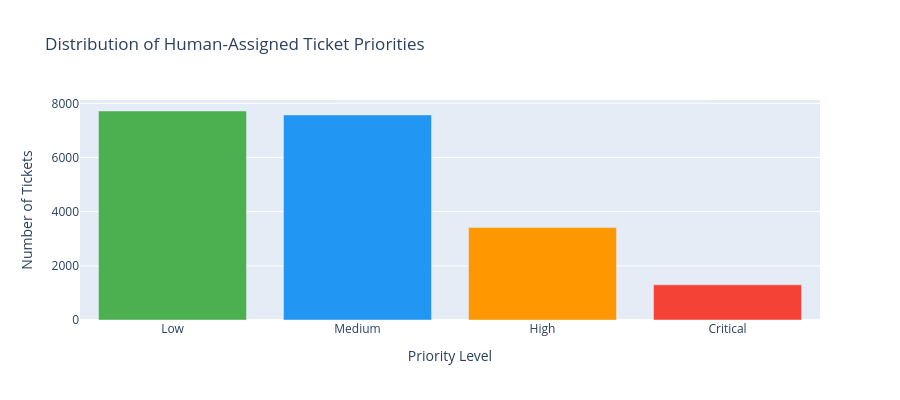

The notebook cell saved with this chart:
### Markdown cell above
## 3. Exploratory Data Analysis

Prior to constructing the pseudo-labels, it is instructive to examine the data distribution across several dimensions:

- Priority distribution across the four levels (Low, Medium, High, Critical)
- Ticket intake channel distribution (Chat, Email, Web Form)
- Resolution time patterns and their relationship to assigned priority
- Issue category breakdown and its interaction with priority levels

This exploratory analysis identifies class imbalances and informs subsequent modelling decisions.

### Code cell
# Priority distribution
priority_counts = df['Priority_Level'].value_counts()
priority_order = ['Low', 'Medium', 'High', 'Critical']

fig = px.bar(
    x=[p for p in priority_order],
    y=[priority_counts.get(p, 0) for p in priority_order],
    color=priority_order,
    color_discrete_map={'Low': '#4CAF50', 'Medium': '#2196F3', 'High': '#FF9800', 'Critical': '#F44336'},
    title='Distribution of Human-Assigned Ticket Priorities',
    labels={'x': 'Priority Level', 'y': 'Number of Tickets'}
)
fig.update_layout(showlegend=False, height=400)
fig.show()

print('Priority distribution:')
for p in priority_order:
    count = priority_counts.get(p, 0)
    print(f'  {p}: {count:,} ({100*count/len(df):.1f}%)')

### Figure 1 — Plotly figure (JSON) as saved in the notebook; plotly's stock layout.template omitted (floating-point values rounded to 4 significant figures)
{"data": [{"hovertemplate": "color=Low<br>Priority Level=%{x}<br>Number of Tickets=%{y}<extra></extra>", "legendgroup": "Low", "marker": {"color": "#4CAF50", "pattern": {"shape": ""}}, "name": "Low", "orientation": "v", "showlegend": true, "textposition": "auto", "type": "bar", "x": ["Low"], "xaxis": "x", "y": [7716], "yaxis": "y"}, {"hovertemplate": "color=Medium<br>Priority Level=%{x}<br>Number of Tickets=%{y}<extra></extra>", "legendgroup": "Medium", "marker": {"color": "#2196F3", "pattern": {"shape": ""}}, "name": "Medium", "orientation": "v", "showlegend": true, "textposition": "auto", "type": "bar", "x": ["Medium"], "xaxis": "x", "y": [7570], "yaxis": "y"}, {"hovertemplate": "color=High<br>Priority Level=%{x}<br>Number of Tickets=%{y}<extra></extra>", "legendgroup": "High", "marker": {"color": "#FF9800", "pattern": {"shape": ""}}, "name": "High", "orientation": "v", "showlegend": true, "textposition": "auto", "type": "bar", "x": ["High"], "xaxis": "x", "y": [3416], "yaxis": "y"}, {"hovertemplate": "color=Critical<br>Priority Level=%{x}<br>Number of Tickets=%{y}<extra></extra>", "legendgroup": "Critical", "marker": {"color": "#F44336", "pattern": {"shape": ""}}, "name": "Critical", "orientation": "v", "showlegend": true, "textposition": "auto", "type": "bar", "x": ["Critical"], "xaxis": "x", "y": [1298], "yaxis": "y"}], "layout": {"barmode": "relative", "height": 400, "legend": {"title": {"text": "color"}, "tracegroupgap": 0}, "showlegend": false, "title": {"text": "Distribution of Human-Assigned Ticket Priorities"}, "xaxis": {"anchor": "y", "domain": [0, 1], "title": {"text": "Priority Level"}}, "yaxis": {"anchor": "x", "domain": [0, 1], "title": {"text": "Number of Tickets"}}}}
